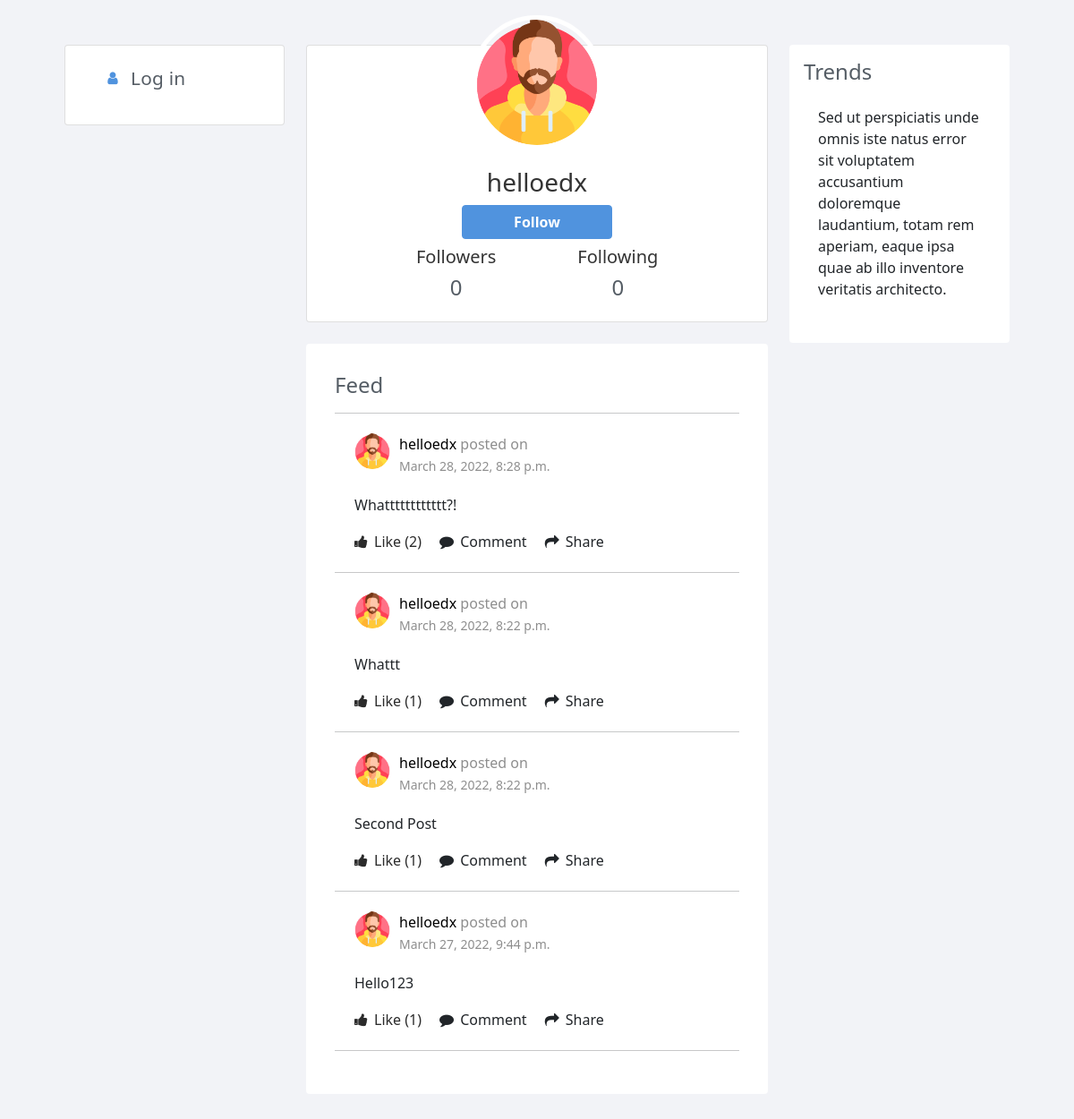
The page /u/helloedx on the database its author committed.
### network/models.py (models this page shows, shortened)
class User(AbstractUser):
    pass

class Post(models.Model):
    user = models.ForeignKey(User, on_delete=models.CASCADE, related_name="user_id")
    content = models.CharField(max_length=300, null=True, blank=True)
    timestamp = models.DateTimeField(auto_now_add=True)

### network/views.py (the view)
# urls.py: path('u/<username>', views.profile, name="profile"),
def profile(request, username):
    is_following=False
    profile_user = User.objects.get(username__iexact=username) #iexact ignores the lower and upper cases
    posts = Post.objects.filter(
            user=profile_user.id).order_by('-timestamp')
    total_following = Follow.objects.filter(
        follower=profile_user).count()
    total_followers = Follow.objects.filter(
        following=profile_user).count()
    if request.user.is_authenticated:
        logged_user = request.user.id
        if Follow.objects.filter(
        follower=request.user.id, following=profile_user).count() == 1:
            is_following=True
    user_liked_posts = Like.objects.filter(
            user_id=request.user.id).values_list('post_id', flat=True)
    post_num_like = {}
    if len(posts) > 0:
        for post in posts:
            post_num_like.update({post.id: Like.objects.filter(
        post=post.id).count()})
    paginator = Paginator(posts, 10)
    page_number = request.GET.get('page', 1)
    pages = paginator.get_page(page_number)
    return render(request, "network/profile.html", {
        "posts_pages": pages,
        "profile_user": profile_user,
        "is_following": is_following,
        "total_following": total_following,
        "total_followers": total_followers,
        "self_user_id":request.user.id,
        "post_num_likes": post_num_like,
        "user_liked_posts": user_liked_posts
    })

### network/templatetags/custom_tags.py (called while the page is built)
@register.filter(name='lookup')
def lookup(value, arg):
    return value[arg]

### network/templates/network/profile.html (shortened to what this page needs)
{% extends "network/layout.html" %}
{% load static %}
{% load custom_tags%}
{% block body %}
<div class="page-inner no-page-title" id="profile_page">
    <div id="main-wrapper">
        <div class="row">
            <div class="col-lg-5 col-xl-3">
                <div class="card mb-3">
                    <div class="card-body">
                        <ul class="nav-main" id="navbar">
                            {% if user.is_authenticated %}
                            <li class="nav-main-item">
                                <a class="nav-main-link" href="{% url 'index' %}">
                                    <i class="nav-main-link-icon fa fa-home"></i>
                                    <span class="nav-main-link-name">All Posts</span>
                                </a>
                            </li>
                            <li class="nav-main-item">
                                <a class="nav-main-link" href="{% url 'following' %}">
                                    <i class="nav-main-link-icon fa fa-users"></i>
                                    <span class="nav-main-link-name">Followers</span>
                                </a>
                            </li>
                            <li class="nav-main-item">
                                <a class="nav-main-link" href="{% url 'profile' user%}">
                                    <i class="nav-main-link-icon fa fa-user"></i>
                                    <span class="nav-main-link-name">Profile</span>
                                </a>
                            </li>
                            <li class="nav-main-item">
                                <a class="nav-main-link" href="">
                                    <i class="nav-main-link-icon fa fa-commenting"></i>
                                    <span class="nav-main-link-name">Messages</span>
                                </a>
                            </li>
                            <li class="nav-main-item">
                                <a class="nav-main-link" href="#">
                                    <i class="nav-main-link-icon fa fa-ellipsis-h"></i>
                                    <span class="nav-main-link-name">More</span>
                                </a>
                            </li>
                             <li class="nav-main-item" type="button" id="dropdownMenu2" data-bs-toggle="dropdown" aria-expanded="false">
                                <a class="nav-main-link" href="#">
                                    <i class="nav-main-link-icon fa fa-cog"></i>
                                    <span class="nav-main-link-name">{{ user.username }}</span>
                                </a>
                            </li>
                            <ul class="dropdown-menu" aria-labelledby="dropdownMenu2">
                                <li class="nav-main-item">
                                <a class="nav-main-link" href="{% url 'logout' %}">
                                    <i class="nav-main-link-icon fa fa-sign-out"></i>
                                    <span class="nav-main-link-name">Log out</span>
                                </a>
                            </li>
                            {% else %}
                            <li class="nav-main-item">
                                <a class="nav-main-link" href="{% url 'login' %}">
                                    <i class="nav-main-link-icon fa fa-user"></i>
                                    <span class="nav-main-link-name">Log in</span>
                                </a>
                            </li>
                            {% endif %}
                        </ul>
                    </div>
                </div>
            </div>
            <div class="col-lg-7 col-xl-6">
                <div class="card social-prof mb-4">
                    <div class="card-body">
                        <div class="wrapper">
                            <img src="{% static 'network/img/user-'%}{{ profile_user }}.png" alt="User Profile Picture" class="user-profile">
                            <h3 class="card-title mb-0">{{profile_user}}</h3>
                            {% if self_user_id != profile_user.id %}
                                {% if is_following %}
                                <button class="btn btn-blue col-6 mt-2" id="unfollow" onclick="follow_unfollow({{profile_user.id}})" type="button">Unfollow</button>
                                <button class="btn btn-blue col-6 mt-2 d-none" id="follow" onclick="follow_unfollow({{profile_user.id}})" type="button">Follow</button>
                                {% else %}
                                <button class="btn btn-blue col-6 mt-2" id="follow" onclick="follow_unfollow({{profile_user.id}})" type="button">Follow</button>
                                {% endif %}
                            {% endif %}
                            <div class="mt-2">
                                <div class="row">
                                    <div class="col-md-6 col-lg-6"><h5>Followers</h5></div>
                                    <div class="col-md-6 col-lg-6"><h5>Following</h5></div>
                                    <div class="col-md-6"><h4 id="total_followers">{{total_followers}}</h4></div>
                                    <div class="col-md-6"><h4 id="total_following">{{total_following}}</h4></div>
                                </div>
                            </div>
                        </div>
                    </div>
                </div>
                <div class="card card-white grid-margin">
                    <div class="card-body">
                        <h4>Feed</h4>
                        <div class="profile-timeline">
                            <ul class="list-unstyled">
                                {% for post in posts_pages %}
                                <li class="timeline-item" id="post_{{post.id}}">
                                    <div class="card card-white card-no-padding">
                                        <div class="card-body">
                                            <div class="timeline-item-header">
                                                <img src="{% static 'network/img/user-'%}{{ post.user }}.png">
                                                    <p><a class="a_user" href="{% url 'profile' post.user %}">{{post.user}}</a> <span>posted on</span></p>
                                                <small>{{post.timestamp}}</small>
                                            </div>
                                            <div class="timeline-item-post">
                                                <p>{{post.content}}</p>
                                                <div class="timeline-options">
                                                    {% if post.id in user_liked_posts%}
                                                        <a class="like_btn active" id="{{post.id}}"><i class="fa fa-thumbs-up"></i> Like <span id="likes_{{post.id}}">({{post_num_likes|lookup:post.id}})</span></a>
                                                    {% else %}
                                                        <a class="like_btn" id="{{post.id}}"><i class="fa fa-thumbs-up"></i> Like <span id="likes_{{post.id}}">({{post_num_likes|lookup:post.id}})</span></a>
                                                    {% endif %}
                                                    <a><i class="fa fa-comment"></i> Comment</a>
                                                    <a><i class="fa fa-share"></i> Share</a>
                                                </div>
                                            </div>
                                        </div>
                                    </div>
                                </li>
                                <hr style="margin-bottom: 0px;margin-top: 0px;">
                                {% endfor %}
                            </ul>
                        </div>
                    </div>
                </div>
            </div>
            <div class="col-lg-12 col-xl-3">
                    <div class="card card-white grid-margin">
                        <div class="card-heading clearfix">
                            <h4 class="card-title">Trends</h4>
                        </div>
                        <div class="card-body">
                            <p>Sed ut perspiciatis unde omnis iste natus error sit voluptatem accusantium doloremque laudantium, totam rem aperiam, eaque ipsa quae ab illo inventore veritatis architecto.</p>
                        </div>
                    </div>
                </div>
            </div>
        </div>
    </div>
</div>
{% endblock %}

### network/static/network/styles.css (style rules this page uses)
body { background: #f2f3f7; margin-top: 20px; }
.page-inner.no-page-title { padding-top: 30px; }
.page-inner { position: relative; min-height: calc(100% - 56px); padding: 20px 30px 40px 30px; background: #f2f3f7; }
.card.card-white { background-color: #fff; border: 1px solid transparent; border-radius: 4px; padding: 15px; }
.card-no-padding { padding: 5px !important; }
.grid-margin { margin-bottom: 2rem; }
.profile-timeline ul li .timeline-item-header { width: 100%; overflow: hidden; }
.profile-timeline ul li .timeline-item-header img { width: 40px; height: 40px; float: left; margin-right: 10px; border-radius: 50%; }
.profile-timeline ul li .timeline-item-header p { margin: 0; color: #000; font-weight: 500; }
.profile-timeline ul li .timeline-item-header p span { margin: 0; color: #8e8e8e; font-weight: normal; }
.profile-timeline ul li .timeline-item-header small { margin: 0; color: #8e8e8e; }
.profile-timeline ul li .timeline-item-post { padding: 20px 0 0 0; position: relative; }
.timeline-options { padding: 1px 0 10px 0; }
.timeline-options a { display: block; margin-right: 20px; float: left; color: #2b2b2b; text-decoration: none; }
.timeline-options a i { margin-right: 3px; }
#navbar { position: relative; right: 15px; }
#navbar .nav-main-item { display: -ms-flexbox; display: -webkit-box; display: flex; -ms-flex-direction: column; -webkit-box-orient: vertical; -webkit-box-direction: normal; flex-direction: column; }
#navbar .nav-main-link { color: #555d65; }
#navbar .nav-main-link { position: relative; display: -ms-flexbox; display: -webkit-box; display: flex; -ms-flex-align: center; -webkit-box-align: center; align-items: center; padding: 0.5rem 0.625rem; margin: 2px 0; min-height: 2.25rem; font-size: 1.3rem; font-weight: 500; line-height: 1.25rem; letter-spacing: 0.0125em; color: #555d65; border-radius: 0.2rem; }
#navbar a { -webkit-transition: color 0.12s ease-out; transition: color 0.12s ease-out; }
#navbar .nav-main-link .nav-main-link-icon { color: rgba(59, 89, 152, 0.7); }
#navbar .nav-main-link .nav-main-link-icon { display: inline-block; margin-right: 0.625rem; min-width: 1.25rem; font-size: 1rem; text-align: center; color: rgba(6, 101, 208, 0.7); }
#navbar a { color: #0665d0; text-decoration: none; background-color: transparent; }
[type="button"]:not(:disabled), [type="reset"]:not(:disabled), [type="submit"]:not(:disabled), button:not(:disabled) { cursor: pointer; }
.social-prof { color: #333; text-align: center; }
.social-prof .wrapper { width: 70%; margin: auto; margin-top: -50px; }
.social-prof img { width: 150px; height: 150px; border-radius: 50%; margin-bottom: 20px; border: 5px solid #fff; }
.btn-blue { color: #fff; background-color: #5093de; border-color: #5093de; padding: 0.375rem 0.75rem; font-size: 1rem; font-weight: 600; }
h4 { color: #555d65; }
.a_user { color: #000; text-decoration: none; }
.like_btn { cursor: pointer; }

### rows shown on the page
User: username (picture), username "helloedx"
Post: user (picture), user "helloedx", timestamp "March 28, 2022, 8:28 p.m.", content "Whatttttttttttt?!", id "2"
Post: user (picture), user "helloedx", timestamp "March 28, 2022, 8:22 p.m.", content "Whattt", id "1"
Post: user (picture), user "helloedx", timestamp "March 28, 2022, 8:22 p.m.", content "Second Post", id "1"
Post: user (picture), user "helloedx", timestamp "March 27, 2022, 9:44 p.m.", content "Hello123", id "1"

### other values the page prints
{{ total_followers }} "0"
{{ total_following }} "0"
